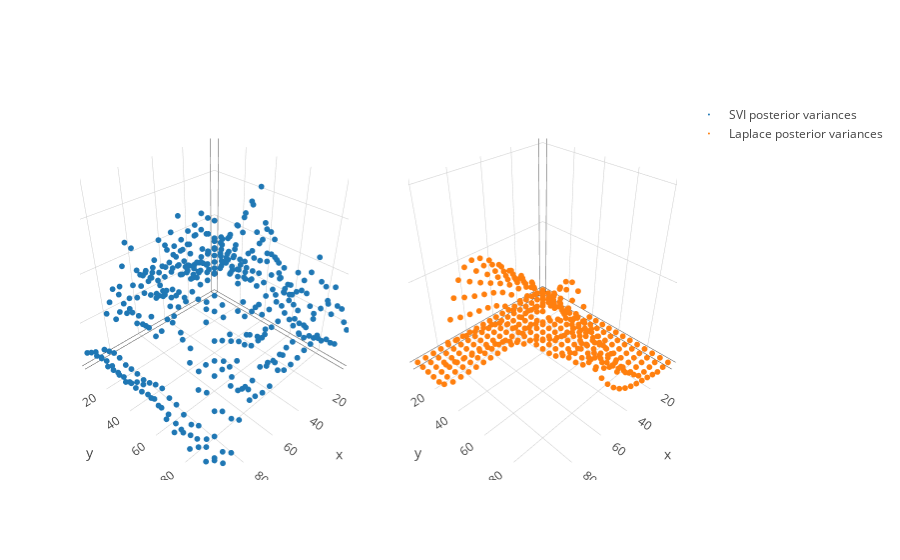

Notebook cell for this chart:
### Markdown cell above
To get the predictive variances, we do the following. For the SVI method, we already have them calculated. We use covariance estimation with Gaussian perturbations for the Laplace method, where the parameter indicates the number of samples to estimate based on.

### Code cell
svi_variances = np.diag(inf_svi.full_S())
lp_variances = inf_lp.variance(50)

var_svi = go.Scatter3d(x = X[:,0], y = X[:,1], z=svi_variances, mode = 'markers', marker=dict(size = 2,), name = 'SVI posterior variances')
var_lp = go.Scatter3d(x = X[:,0], y = X[:,1], z=lp_variances, mode = 'markers', marker=dict(size = 2,), name = 'Laplace posterior variances')
fig = tools.make_subplots(rows=1, cols=2, specs=[[{'is_3d': True}, {'is_3d': True}]])
fig.append_trace(var_svi, 1, 1)
fig.append_trace(var_lp, 1, 2)
iplot(fig)

### Figure 1 — Plotly figure (JSON) as saved in the notebook; plotly's stock layout.template omitted (floating-point values rounded to 4 significant figures; data arrays with more than 128 entries replaced by an {"elided": "..."} marker saying what was removed)
{"data": [{"marker": {"size": 2}, "mode": "markers", "name": "SVI posterior variances", "scene": "scene1", "type": "scatter3d", "x": {"elided": "400 int values"}, "y": {"elided": "400 int values"}, "z": {"elided": "400 float values"}}, {"marker": {"size": 2}, "mode": "markers", "name": "Laplace posterior variances", "scene": "scene2", "type": "scatter3d", "x": {"elided": "400 int values"}, "y": {"elided": "400 int values"}, "z": {"elided": "400 float values"}}], "layout": {"scene1": {"domain": {"x": [0, 0.45], "y": [0, 1]}}, "scene2": {"domain": {"x": [0.55, 1], "y": [0, 1]}}}}
